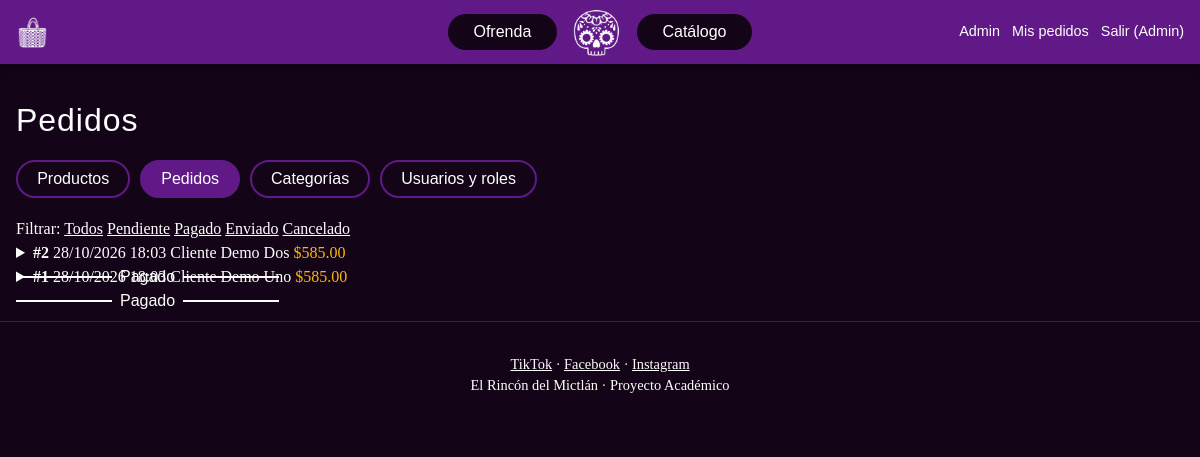
Page /admin/pedidos.php (signed in) on the committed database.
### tables this page shows
CREATE TABLE pedidos (
  id_pedido   INT UNSIGNED AUTO_INCREMENT PRIMARY KEY,
  id_usuario  INT UNSIGNED NOT NULL,
  total       DECIMAL(10,2) NOT NULL,
  estado      ENUM('pendiente','pagado','enviado','cancelado') NOT NULL DEFAULT 'pendiente',
  metodo_pago ENUM('tarjeta','paypal','google_play') NULL,
  fecha       DATETIME NOT NULL DEFAULT CURRENT_TIMESTAMP,
  FOREIGN KEY (id_usuario) REFERENCES usuarios(id_usuario)
);

CREATE TABLE usuarios (
  id_usuario       INT UNSIGNED AUTO_INCREMENT PRIMARY KEY,
  nombre           VARCHAR(60)  NOT NULL,
  apellidos        VARCHAR(80)  NOT NULL,
  email            VARCHAR(120) NOT NULL UNIQUE,
  password_hash    VARCHAR(255) NOT NULL,                
  id_rol           TINYINT UNSIGNED NOT NULL DEFAULT 2,  
  activo           TINYINT(1)   NOT NULL DEFAULT 1,
  rol_asignado_por INT UNSIGNED NULL,                    
  fecha_rol        DATETIME     NULL,
  fecha_registro   DATETIME     NOT NULL DEFAULT CURRENT_TIMESTAMP,
  ultimo_acceso    DATETIME     NULL,
  CONSTRAINT fk_usr_rol  FOREIGN KEY (id_rol)           REFERENCES roles(id_rol),
  CONSTRAINT fk_usr_asig FOREIGN KEY (rol_asignado_por) REFERENCES usuarios(id_usuario)
);

### includes/conexion.php (called while the page is built)
<?php
require_once __DIR__ . '/config.php';
function db(): PDO
{
    static $pdo = null;
    if ($pdo instanceof PDO) return $pdo;
    $host   = 'localhost';
    $puerto = 3307;
    $bd     = 'mictlan';
    $user   = 'root';
    $clave  = '';
    $pdo = new PDO("mysql:host=$host;port=$puerto;dbname=$bd;charset=utf8mb4", $user, $clave, [
        PDO::ATTR_ERRMODE            => PDO::ERRMODE_EXCEPTION,
        PDO::ATTR_DEFAULT_FETCH_MODE => PDO::FETCH_ASSOC,
        PDO::ATTR_EMULATE_PREPARES   => false,
    ]);
    return $pdo;
}

### admin/pedidos.php (the view, shortened to what this page needs)
<?php
$filtro = $_GET['estado'] ?? '';
if (!isset(TRANSICIONES_PEDIDO[$filtro])) $filtro = '';
$sql = 'SELECT pe.*, u.nombre, u.apellidos, u.email FROM pedidos pe JOIN usuarios u ON u.id_usuario = pe.id_usuario'
     . ($filtro ? ' WHERE pe.estado = ?' : '') . ' ORDER BY pe.fecha DESC, pe.id_pedido DESC LIMIT 100';
$q = db()->prepare($sql);
$q->execute($filtro ? [$filtro] : []);
$pedidos = $q->fetchAll();
require __DIR__ . '/../includes/cabecera.php';
?>
<main class="contenedor contenedor--ancho">
  <h1>Pedidos</h1>
  <?php $seccion = 'pedidos'; require __DIR__ . '/../includes/admin_menu.php'; ?>
  <p class="filtros">Filtrar:
    <a href="pedidos.php" class="<?= $filtro === '' ? 'activo' : '' ?>">Todos</a>
    <?php foreach (array_keys(TRANSICIONES_PEDIDO) as $est): ?>
      <a href="pedidos.php?estado=<?= $est ?>" class="<?= $filtro === $est ? 'activo' : '' ?>"><?= ucfirst($est) ?></a>
    <?php endforeach; ?>
  </p>
  <?php foreach ($pedidos as $p):
        $siguientes = TRANSICIONES_PEDIDO[$p['estado']]; ?>
    <details class="pedido">
      <summary>
        <strong>#<?= (int)$p['id_pedido'] ?></strong>
        <span><?= date('d/m/Y H:i', strtotime($p['fecha'])) ?></span>
        <span><?= e($p['nombre'] . ' ' . $p['apellidos']) ?></span>
        <?= etiqueta_estado($p['estado']) ?>
        <span class="precio"><?= dinero($p['total']) ?></span>
      </summary>
    </details>
  <?php endforeach; ?>
</main>
<?php require __DIR__ . '/../includes/pie.php';

### includes/config.php (shortened to what this page needs)
<?php
function e(?string $t): string { return htmlspecialchars($t ?? '', ENT_QUOTES, 'UTF-8'); }
if (!function_exists('dinero')) {
    function dinero($monto) {
        return '$' . number_format((float)$monto, 2);
    }
}
if (!function_exists('etiqueta_estado')) {
    function etiqueta_estado($estado) {
        $texto = ucfirst($estado);
        return "<span class=\"etiqueta etiqueta--{$estado}\">{$texto}</span>";
    }
}

### assets/css/styles.css (style rules this page uses)
:root { --fondo: #130418; --morado: #601986; --blanco: #ffffff; --acento: #ffb703; --radio: 18px; --f-titulo: "Rumble Brave", Impact, "Arial Black", sans-serif; --f-sub: "Balsamic Sans", "Trebuchet MS", sans-serif; --f-cuerpo: "Silver Stone", Georgia, serif; }
* { box-sizing: border-box; margin: 0; padding: 0; }
html { scroll-behavior: smooth; scroll-padding-top: 90px; }
body { background: var(--fondo); color: var(--blanco); font-family: var(--f-cuerpo); line-height: 1.5; }
a { color: inherit; }
h1, h2 { font-family: var(--f-titulo); font-weight: 400; letter-spacing: .03em; }
h3, button, .btn, .nav a, .etiqueta, label, input, select, th, .enlace-sesion { font-family: var(--f-sub); }
.etiqueta { position: absolute; top: var(--y); display: flex; align-items: center; gap: .5rem; text-decoration: none; font-size: clamp(.7rem, 1.6vw, 1rem); white-space: nowrap; transition: color .2s; }
.etiqueta::after, .etiqueta::before { content: ""; height: 2px; background: var(--blanco); width: clamp(1.5rem, 8vw, 6rem); transition: background .2s; }
.precio { color: var(--acento); margin-bottom: .4rem; }
.contenedor { max-width: 1000px; margin: 2rem auto; padding: 0 1rem; }
.contenedor--ancho { max-width: 1200px; }

### rows in the picture
pedidos: id_pedido "2", fecha "28/10/2026 18:03", id_usuario.apellidos "Cliente Demo Dos", estado "Pagado", total "$585.00"
pedidos: id_pedido "1", fecha "28/10/2026 18:03", id_usuario.apellidos "Cliente Demo Uno", estado "Pagado", total "$585.00"

### other values in the picture
$u['nombre'] "Admin"
$est "Pendiente"
$est "Pagado"
$est "Enviado"
$est "Cancelado"
